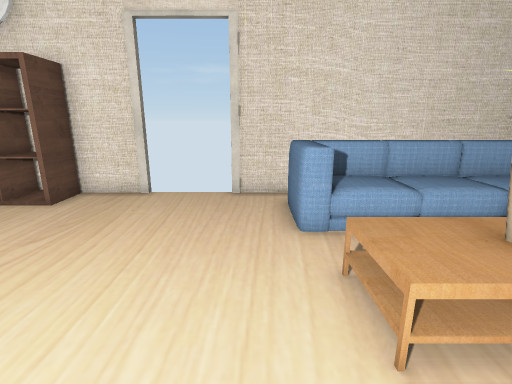
view 1 (above)

16 first-person views from a walk through a 3-D level made in the Unity game engine. The camera is 1.3 m above the floor, tilts 14° down and sees 85° across. Doors are open. The floor is counted in squares, 0.5 m on a side. Each view is taken from the middle of a square. On the plan, view 1 faces up. The plan holds only what a view shows up to about 19 squares ahead; the rest is blank. Some animated figures are left out. Some surface patterns are stand-ins.

view 2
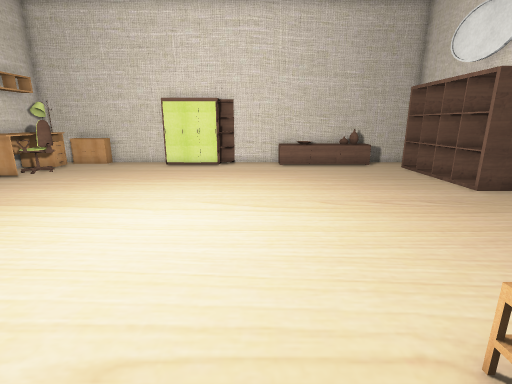

view 3
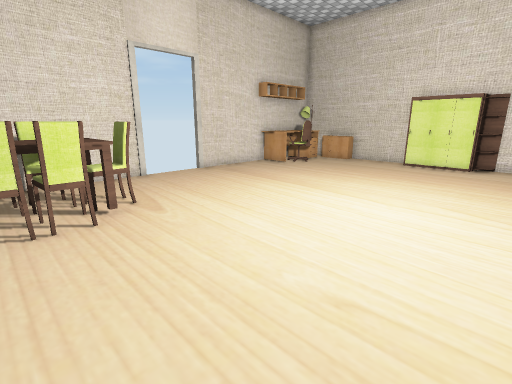

view 4
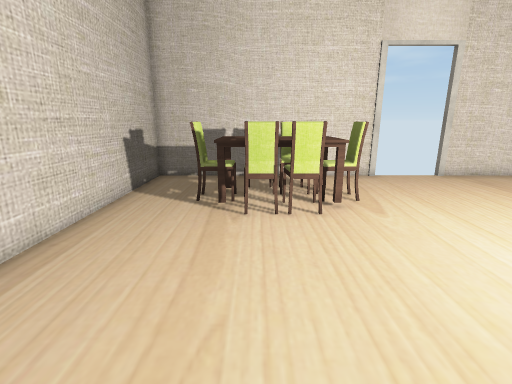

view 5
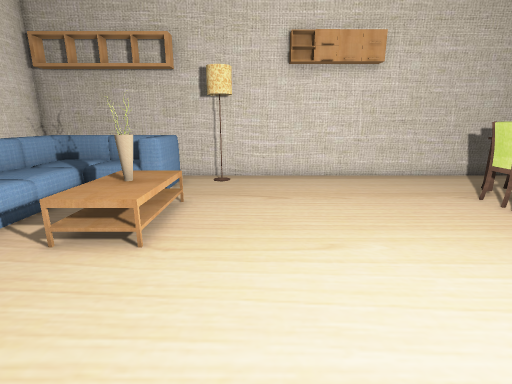

view 6
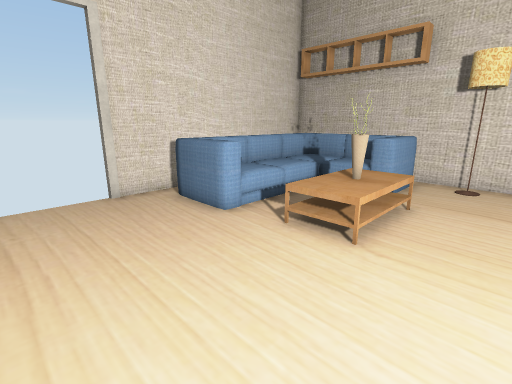

view 7
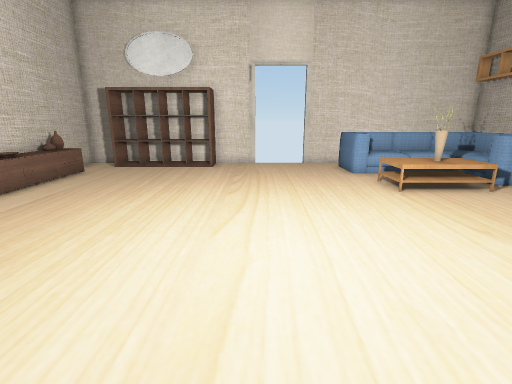

view 8
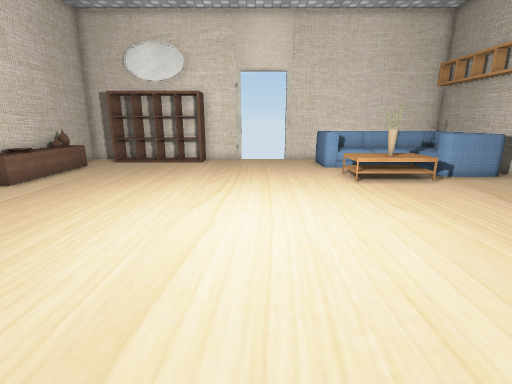

view 9
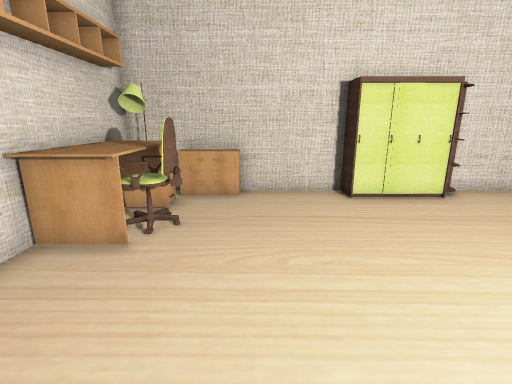

view 10
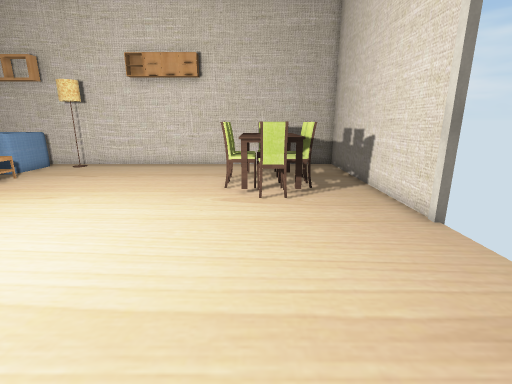

view 11
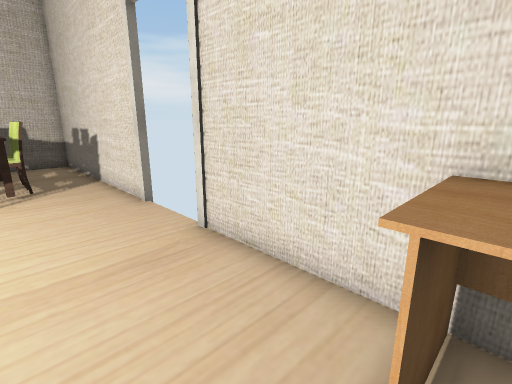

view 12
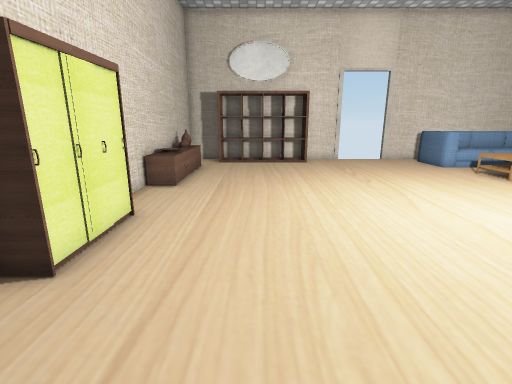

view 13
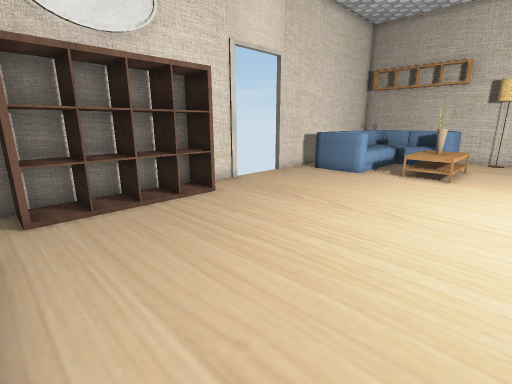

view 14
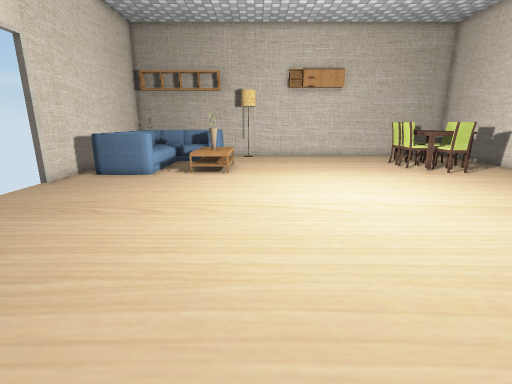

view 15
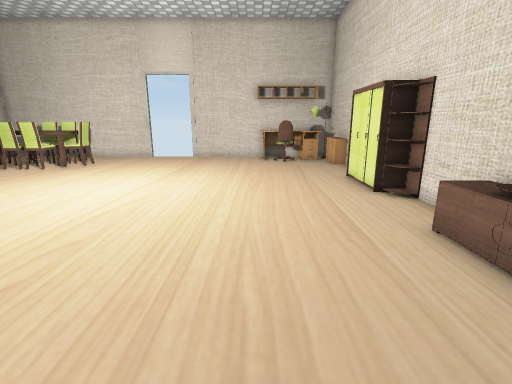

view 16
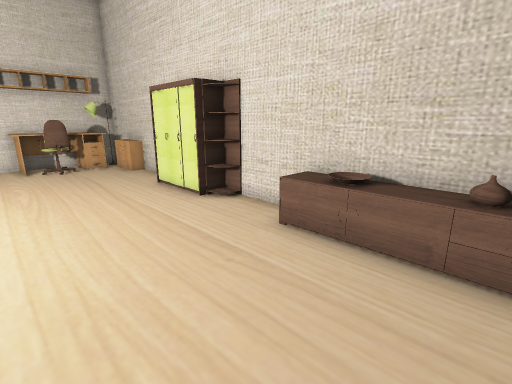

### Floor plan
Key: @ floor where view 1 was taken; # wall or solid block; . floor; D open door; = window, fence, low wall or low ledge; ^ raised ledge; S sofa; T table; A vase; C cabinet; H chair; O other object.
Columns run from 15 left of view 1 to 10 right of it. Each row starts with its distance up from view 1.
 11            #DD#
 10 ###########DDDD###########
  9 #..######.......SSSSSSSSS#
  8 #...............SSSSSSSSS#
  7 #^=.............SS     SS#
  6 #O=.............SS..   S #
  5 #A..................   SS#
  4 #^...............OTTOSSSS#
  3 #^...............OTTO.SS.#
  2 #^.......................#
  1 ##.......................#
  0 #..............@.........#
 -1 # .......................#
 -2 #C.......................#
 -3  C.......................#
 -4  CC......................#
 -5  C.......................#
 -6 #C.......................#
 -7 #........................#
 -8 #.................HHHT...#
 -9 # ...............HTTTHH..#
-10 #^..............HH T HH..#
-11 #^..H............THHHT...#
-12 #TTHHHT..................#
-13 ##TTTTT..................#
-14 ###########DDDD###########

Positions as (right, up) in squares from view 1, and headings:
1: (0, 0), facing up
2: (4, 0), facing left
3: (5, 0), facing down-left
4: (5, 0), facing down
5: (-4, 0), facing right
6: (-4, 0), facing up-right
7: (-4, -8), facing up
8: (-3, -10), facing up
9: (-4, -9), facing left
10: (-8, -9), facing right
11: (-10, -10), facing down-right
12: (-10, -10), facing up
13: (-13, 0), facing up-right
14: (-13, 1), facing right
15: (-9, 8), facing down
16: (-8, 6), facing down-left
